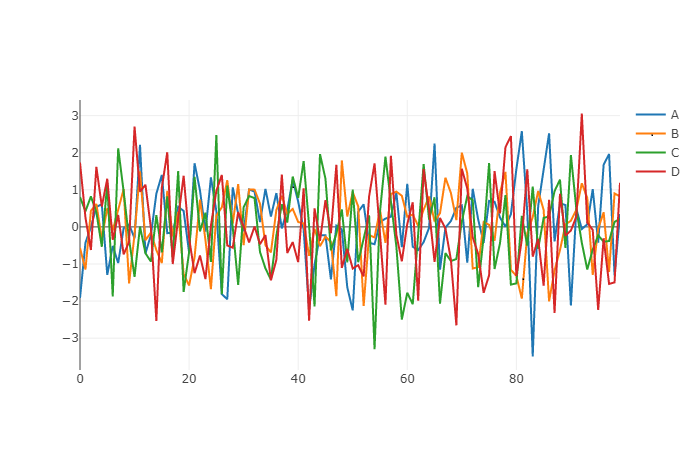

The Python source for this figure:
#######
# This script creates the same type of plot as basic1.py,
# but in Plotly. Note that it creates an .html file!
######
import numpy as np
import pandas as pd
import plotly.offline as pyo

# create fake data:
df = pd.DataFrame(np.random.randn(100,4),columns='A B C D'.split())
pyo.plot([{
    'x': df.index,
    'y': df[col],
    'name': col
} for col in df.columns])
